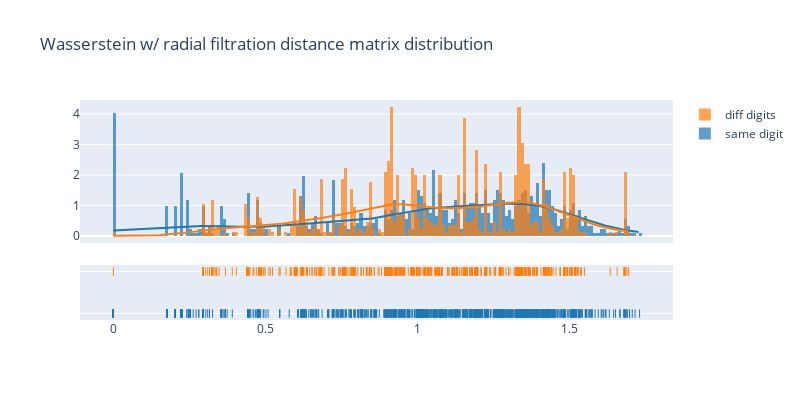

The notebook cell this image was saved under:
### Code cell
dist_matrix_hist(D_radial,N,train_y,1)

### Figure 1 — Plotly figure (JSON) as saved in the notebook; plotly's stock layout.template omitted (floating-point values rounded to 4 significant figures; data arrays with more than 128 entries replaced by an {"elided": "..."} marker saying what was removed)
{"data": [{"autobinx": false, "histnorm": "probability density", "legendgroup": "same digit", "marker": {"color": "rgb(31, 119, 180)"}, "name": "same digit", "opacity": 0.7, "type": "histogram", "x": {"elided": "919 float values"}, "xaxis": "x", "xbins": {"end": 1.732, "size": 0.01, "start": 0}, "yaxis": "y"}, {"autobinx": false, "histnorm": "probability density", "legendgroup": "diff digits", "marker": {"color": "rgb(255, 127, 14)"}, "name": "diff digits", "opacity": 0.7, "type": "histogram", "x": {"elided": "851 float values"}, "xaxis": "x", "xbins": {"end": 1.696, "size": 0.01, "start": 0}, "yaxis": "y"}, {"legendgroup": "same digit", "marker": {"color": "rgb(31, 119, 180)"}, "mode": "lines", "name": "same digit", "showlegend": false, "type": "scatter", "x": {"elided": "500 float values"}, "xaxis": "x", "y": {"elided": "500 float values"}, "yaxis": "y"}, {"legendgroup": "diff digits", "marker": {"color": "rgb(255, 127, 14)"}, "mode": "lines", "name": "diff digits", "showlegend": false, "type": "scatter", "x": {"elided": "500 float values"}, "xaxis": "x", "y": {"elided": "500 float values"}, "yaxis": "y"}, {"legendgroup": "same digit", "marker": {"color": "rgb(31, 119, 180)", "symbol": "line-ns-open"}, "mode": "markers", "name": "same digit", "showlegend": false, "type": "scatter", "x": {"elided": "919 float values"}, "xaxis": "x", "y": {"elided": "919 str values"}, "yaxis": "y2"}, {"legendgroup": "diff digits", "marker": {"color": "rgb(255, 127, 14)", "symbol": "line-ns-open"}, "mode": "markers", "name": "diff digits", "showlegend": false, "type": "scatter", "x": {"elided": "851 float values"}, "xaxis": "x", "y": {"elided": "851 str values"}, "yaxis": "y2"}], "layout": {"barmode": "overlay", "height": 400, "hovermode": "closest", "legend": {"traceorder": "reversed"}, "title": {"text": "Wasserstein w/ radial filtration distance matrix distribution"}, "width": 800, "xaxis": {"anchor": "y2", "domain": [0, 1], "zeroline": false}, "yaxis": {"anchor": "free", "domain": [0.35, 1], "position": 0}, "yaxis2": {"anchor": "x", "domain": [0, 0.25], "dtick": 1, "showticklabels": false}}}
